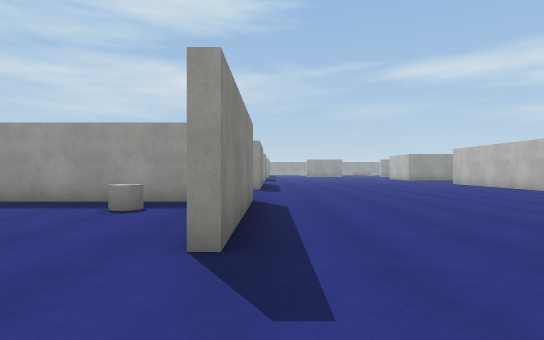
view 1 (above)

22 first-person views from a walk through a scene from a Unity 3-D project. The camera is 1.2 m above the floor, looks level and sees 80° across. The floor is counted in squares, 2 m on a side. Each view is taken from the middle of a square. On the plan, view 1 faces up. The plan holds only what a view shows up to about 10 squares ahead; the rest is blank. The place goes on beyond the plan. Surface patterns are stand-ins for the level's own textures.

view 2
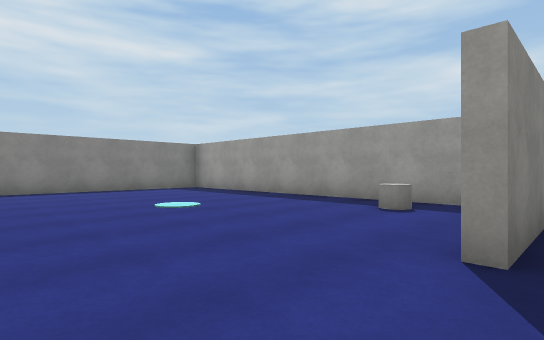

view 3
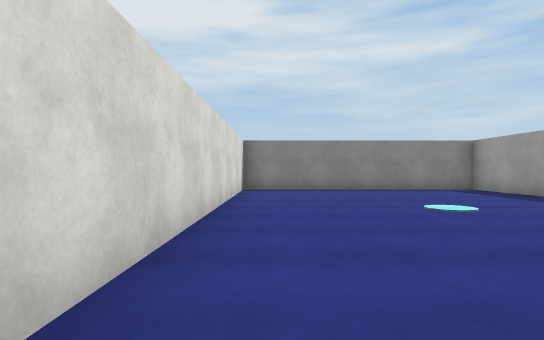

view 4
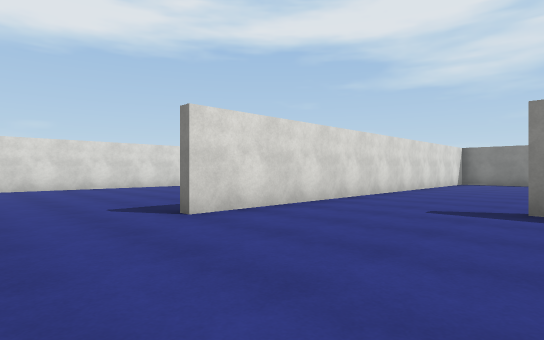

view 5
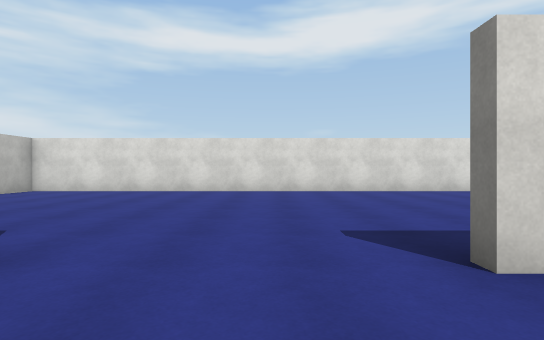

view 6
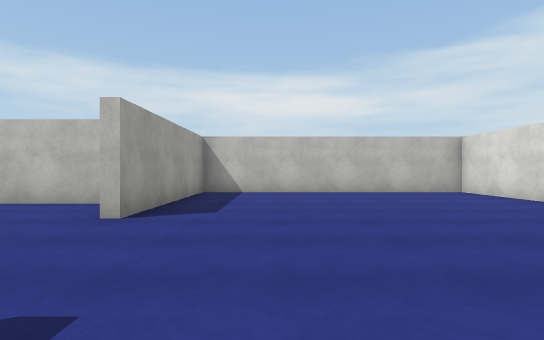

view 7
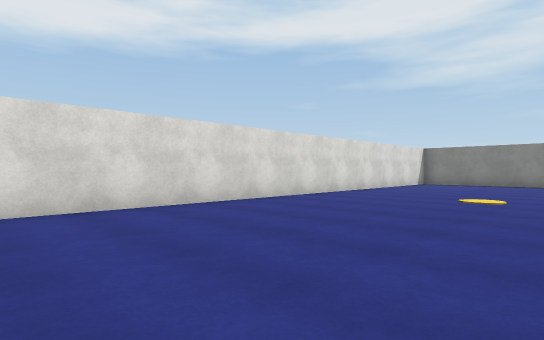

view 8
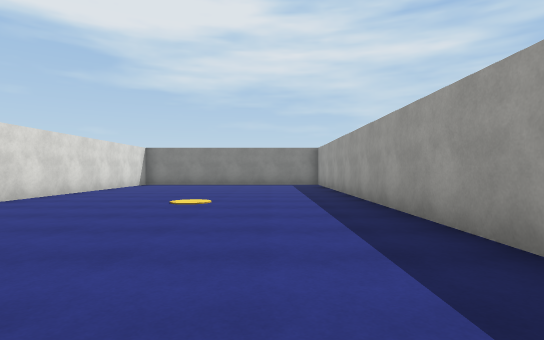

view 9
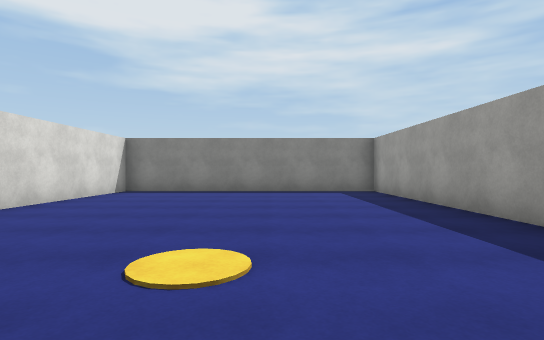

view 10
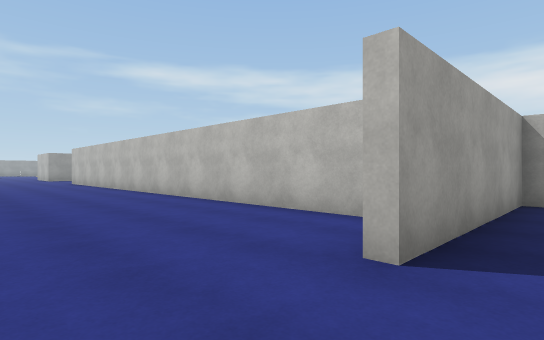

view 11
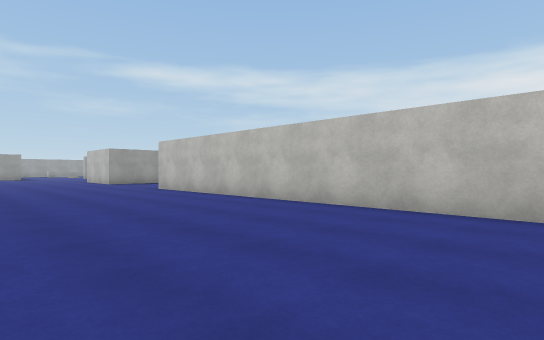

view 12
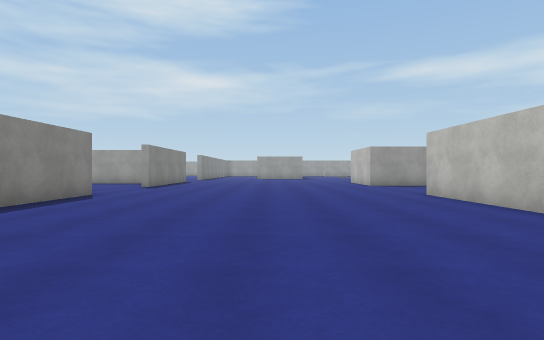

view 13
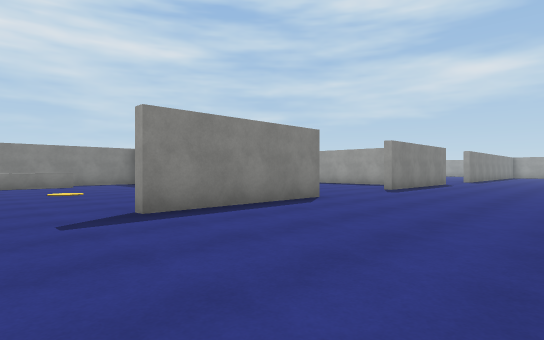

view 14
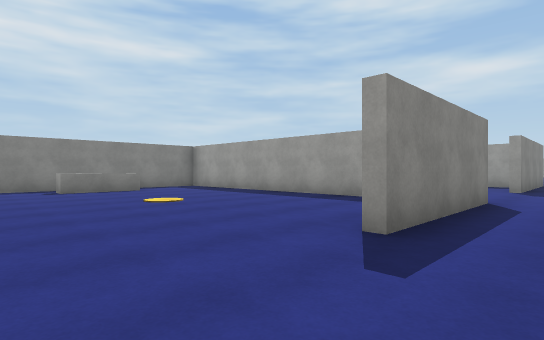

view 15
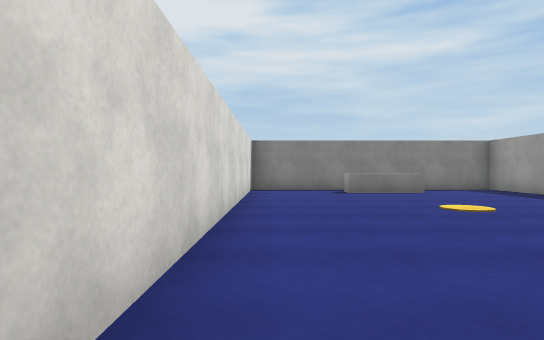

view 16
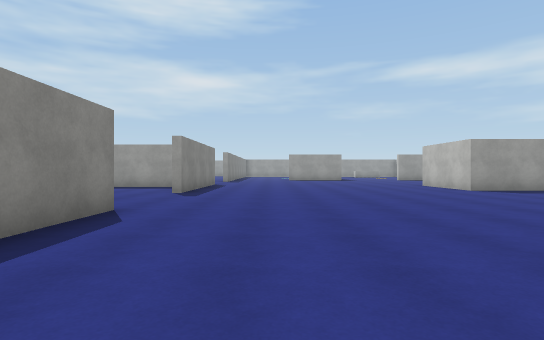

view 17
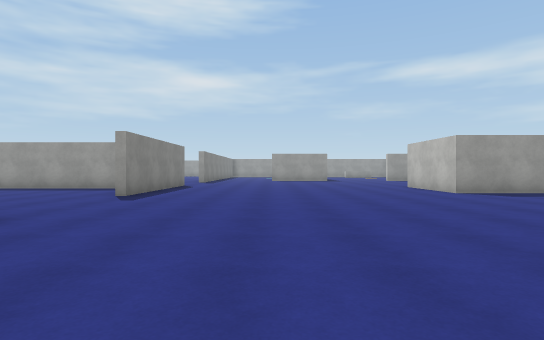

view 18
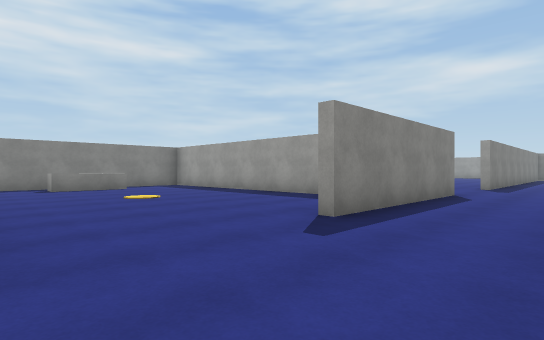

view 19
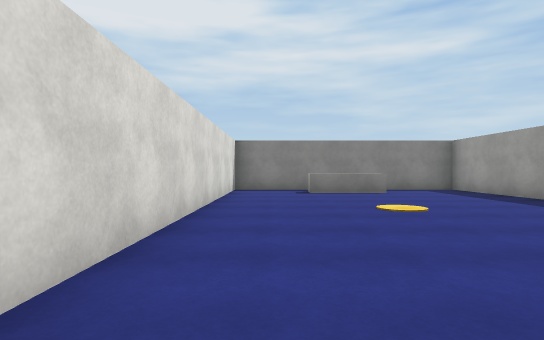

view 20
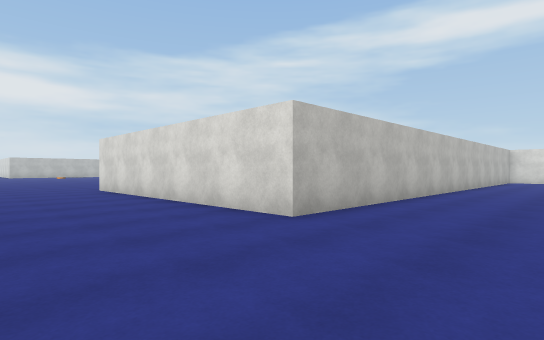

view 21
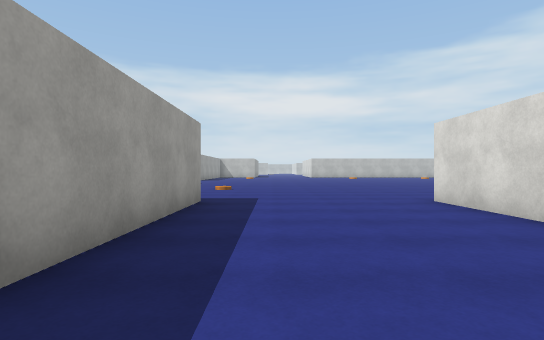

view 22
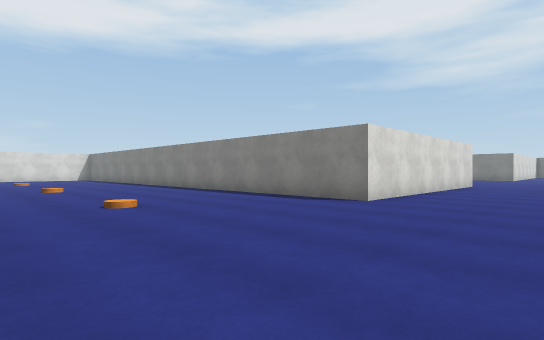

### Floor plan
Points are (right, up) in squares from view 1. A wall is a line through its corners. A room is listed if a view was taken in it or the views show most of it. See-through windows are left out.
Room 1 (views 1, 2, 3, 4, 5, 6, 7, 8, 9, 10, 11, 12, 13, 14, 15, 16, 17, 18, 19, 20, 21, 22)
walls: (-0.4, 6.2) (-0.4, 2.4); (-1.5, 6.1) (-9.9, 6.1) (-9.9, -0.9) (2.8, -0.9); (7.8, 0) (7.8, 13.9) (15.2, 13.9) (15.2, 8.6); (-0.4, 13.9) (-0.4, 9.9); (-2.8, 13.6) (-9.9, 13.6) (-9.9, 6.4) (-0.6, 6.4); (-1.1, -1.1) (-12.1, -1.1) (-12.1, -8.1) (10.7, -8.1) (10.7, -1.1) (6, -1.1); (-0.4, 20.5) (-0.4, 17.5); (15.2, 18.4) (7.8, 18.4) (7.8, 20); (-9.9, 20.5) (-9.9, 13.9) (-1.2, 13.9)
low walls: (-8.5, 11) (-8.5, 9) (-9, 9); (-8.5, 18.1) (-8.5, 16) (-9, 16)
objects: other object (-2, 5)

Positions as (right, up) in squares from view 1, and headings:
1: (0, 0), facing up
2: (0, 0), facing up-left
3: (0, 0), facing left
4: (5, 3), facing down-left
5: (4, 1), facing down
6: (2, -3), facing right
7: (2, -3), facing down-left
8: (1, -3), facing left
9: (-3, -4), facing left
10: (4, -2), facing up-right
11: (3, 4), facing up-right
12: (4, 6), facing up
13: (4, 8), facing up-left
14: (1, 7), facing up-left
15: (0, 7), facing left
16: (2, 9), facing up
17: (3, 10), facing up
18: (2, 14), facing up-left
19: (0, 15), facing left
20: (5, 17), facing down-right
21: (9, 17), facing right
22: (21, 17), facing down-left
